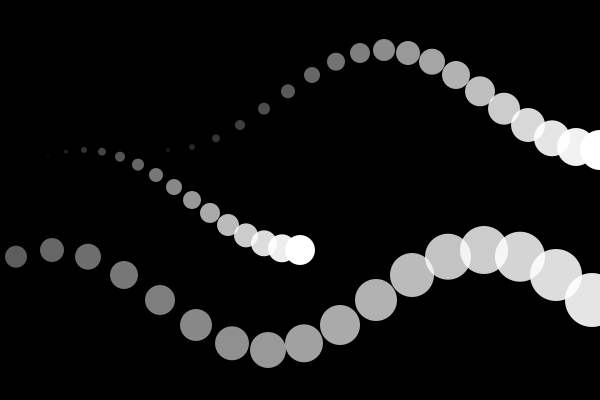
Frame 1 (no input)
Frame 60 (the mouse pressed at the canvas centre just before this capture): identical to frame 1, image omitted
Frame 120 (the mouse held since frame 60 and released just before this capture): identical to frame 1, image omitted

The Processing sketch that drew this single still picture (run headless with seeded random() and noise(); from frame 60 on, the mouse is pressed at the canvas centre):

// Processing sketch: shorten2
// ── shorten2.pde
void setup() {
    size(600, 400);
    noStroke();
}

void draw() {
    background(0);
    for (int i = 0; i < 15; i++) {
        fill(255, (15 - i) * 255 / 15);
        ellipse(
            width / 2 - 15 * i * width / 500, 
            height / 2 + 50 * cos(radians(15 * i)), 
            (15 - i) * 2, 
            (15 - i) * 2
            );
    }
    
        for (int i = 0; i < 20; i++) {
        fill(255, (20 - i) * 255 / 20);
        ellipse(
            width - 20 * i * width / 500, 
            height / 4 + 50 * cos(radians(20 * i)), 
            (20 - i) * 2, 
            (20 - i) * 2
            );
    }
    
        for (int i = 0; i < 30; i++) {
        fill(255, (30 - i) * 255 / 30);
        ellipse(
            width + 100 - 30 * i * width / 500, 
            3 * height / 4 + 50 * cos(radians(30 * i)), 
            (30 - i) * 2, 
            (30 - i) * 2
            );
    }
}
